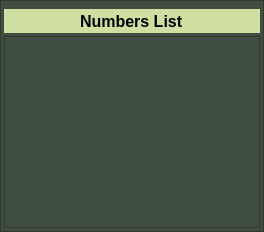
     <widget class="QFrame" name="frame_msg">
      <property name="sizePolicy">
       <sizepolicy hsizetype="Preferred" vsizetype="Preferred">
        <horstretch>0</horstretch>
        <verstretch>0</verstretch>
       </sizepolicy>
      </property>
      <property name="minimumSize">
       <size>
        <width>250</width>
        <height>0</height>
       </size>
      </property>
      <property name="font">
       <font>
        <pointsize>6</pointsize>
       </font>
      </property>
      <property name="toolTip">
       <string>List of numbers that are checked in the program</string>
      </property>
      <property name="styleSheet">
       <string notr="true">QFrame {
background-color: rgb(63, 78, 64) ;
}</string>
      </property>
      <property name="frameShape">
       <enum>QFrame::StyledPanel</enum>
      </property>
      <property name="frameShadow">
       <enum>QFrame::Raised</enum>
      </property>
      <layout class="QGridLayout" name="gridLayout_8">
       <property name="leftMargin">
        <number>3</number>
       </property>
       <property name="topMargin">
        <number>8</number>
       </property>
       <property name="rightMargin">
        <number>3</number>
       </property>
       <property name="bottomMargin">
        <number>3</number>
       </property>
       <property name="spacing">
        <number>3</number>
       </property>
       <item row="0" column="0">
        <widget class="QFrame" name="frame_numLebel">
         <property name="maximumSize">
          <size>
           <width>16777215</width>
           <height>40</height>
          </size>
         </property>
         <property name="styleSheet">
          <string notr="true">QFrame {
background-color: rgb(207, 223, 162);
border-radius: 20px;
}</string>
         </property>
         <property name="frameShape">
          <enum>QFrame::StyledPanel</enum>
         </property>
         <property name="frameShadow">
          <enum>QFrame::Raised</enum>
         </property>
         <layout class="QGridLayout" name="gridLayout_10">
          <property name="leftMargin">
           <number>2</number>
          </property>
          <property name="topMargin">
           <number>2</number>
          </property>
          <property name="rightMargin">
           <number>2</number>
          </property>
          <property name="bottomMargin">
           <number>2</number>
          </property>
          <item row="0" column="0">
           <layout class="QHBoxLayout" name="horizontalLayout_4">
            <property name="spacing">
             <number>2</number>
            </property>
            <item>
             <spacer name="horizontalSpacer_6">
              <property name="orientation">
               <enum>Qt::Horizontal</enum>
              </property>
              <property name="sizeHint" stdset="0">
               <size>
                <width>40</width>
                <height>20</height>
               </size>
              </property>
             </spacer>
            </item>
            <item>
             <widget class="QLabel" name="whatsAppNumbers">
              <property name="font">
               <font>
                <family>Arial</family>
                <pointsize>12</pointsize>
                <weight>75</weight>
                <bold>true</bold>
               </font>
              </property>
              <property name="text">
               <string>Numbers List</string>
              </property>
             </widget>
            </item>
            <item>
             <spacer name="horizontalSpacer_5">
              <property name="orientation">
               <enum>Qt::Horizontal</enum>
              </property>
              <property name="sizeHint" stdset="0">
               <size>
                <width>40</width>
                <height>20</height>
               </size>
              </property>
             </spacer>
            </item>
           </layout>
          </item>
         </layout>
        </widget>
       </item>
       <item row="1" column="0">
        <widget class="QTableView" name="tableview_numbers">
         <property name="enabled">
          <bool>true</bool>
         </property>
         <property name="sizePolicy">
          <sizepolicy hsizetype="Expanding" vsizetype="Expanding">
           <horstretch>0</horstretch>
           <verstretch>0</verstretch>
          </sizepolicy>
         </property>
         <property name="font">
          <font>
           <family>Arial</family>
           <pointsize>8</pointsize>
          </font>
         </property>
         <property name="layoutDirection">
          <enum>Qt::RightToLeft</enum>
         </property>
         <property name="styleSheet">
          <string notr="true">QTableView {
background-color: rgb(63, 78, 64) ;
color: rgb(0, 174, 255) ;
}</string>
         </property>
         <property name="autoScrollMargin">
          <number>16</number>
         </property>
         <attribute name="horizontalHeaderMinimumSectionSize">
          <number>32</number>
         </attribute>
         <attribute name="horizontalHeaderDefaultSectionSize">
          <number>70</number>
         </attribute>
         <attribute name="verticalHeaderMinimumSectionSize">
          <number>16</number>
         </attribute>
         <attribute name="verticalHeaderDefaultSectionSize">
          <number>35</number>
         </attribute>
        </widget>
       </item>
      </layout>
     </widget>
